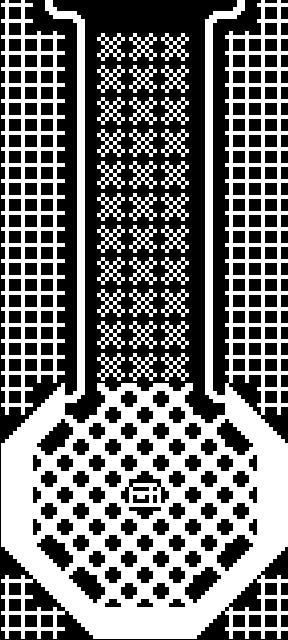

Tiled map render using the project's own tile images. Description and the whole map definition, tile-layer contents included, below:
An orthogonal 9x20 tile map with 32x32 px tiles, 1 tile layer (Tile Layer 1).

<map version="1.10" tiledversion="1.11.2" orientation="orthogonal" renderorder="right-down" width="9" height="20" tilewidth="32" tileheight="32" infinite="0" nextlayerid="2" nextobjectid="1">
 <tileset firstgid="1" source="../bridgeit.tsx" />
 <layer id="1" name="Tile Layer 1" width="9" height="20">
  <data encoding="csv">
20,15,28,0,0,0,25,18,20,
20,20,31,5,5,5,31,20,20,
20,20,31,5,5,5,31,20,20,
20,20,31,5,5,5,31,20,20,
20,20,31,5,5,5,31,20,20,
20,20,31,5,5,5,31,20,20,
20,20,31,5,5,5,31,20,20,
20,20,31,5,5,5,31,20,20,
20,20,31,5,5,5,31,20,20,
20,20,31,5,5,5,31,20,20,
20,20,31,5,5,5,31,20,20,
20,20,31,5,5,5,31,20,20,
20,19,18,4,4,4,15,16,20,
19,26,4,4,4,4,4,29,16,
1,4,4,4,4,4,4,4,1,
1,4,4,4,23,4,4,4,1,
1,4,4,4,4,4,4,4,1,
29,16,4,4,4,4,4,19,26,
20,29,16,4,4,4,19,26,20,
20,20,29,1,1,1,26,20,20
</data>
 </layer>
</map>
